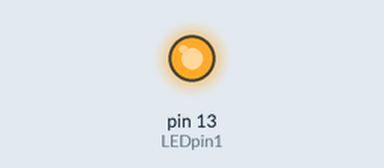
This sketch was run on a simulated Arduino Uno, built with avr-gcc and run on an emulated ATmega328P. Shown: output pins drawn as LEDs (lit = HIGH).

Above: at 0.7 s.
At 2.7 s:
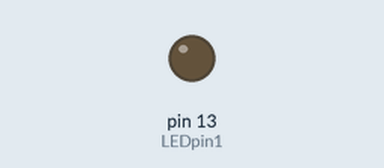
Timing chart, 0 to 5.2 s (numbered marks = the images above):
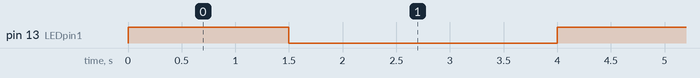

The sketch:

LED.ino
```cpp
int LEDpin1 = 13; // First LED
int LEDpin2 = 12; // Second LED
int delayT1 = 1500; // Delay for the first LED
int delayT2 = 500; // Delay for the second LED

void setup() {
  // put your setup code here, to run once:
  pinMode(LEDpin1, OUTPUT);
  //pinMode(LEDpin2, OUTPUT);
}

void loop() {
  // Blink the first LED
  digitalWrite(LEDpin1, HIGH);
  delay(delayT1);
  digitalWrite(LEDpin1, LOW);
  delay(delayT1);

  // Blink the second LED
  digitalWrite(LEDpin2, HIGH);
  delay(delayT2);
  digitalWrite(LEDpin2, LOW);
  delay(delayT2);
}
```

Measured:
- by itself, pin 13 (LEDpin1): alternates HIGH for 1.5 s and LOW for 2.5 s
